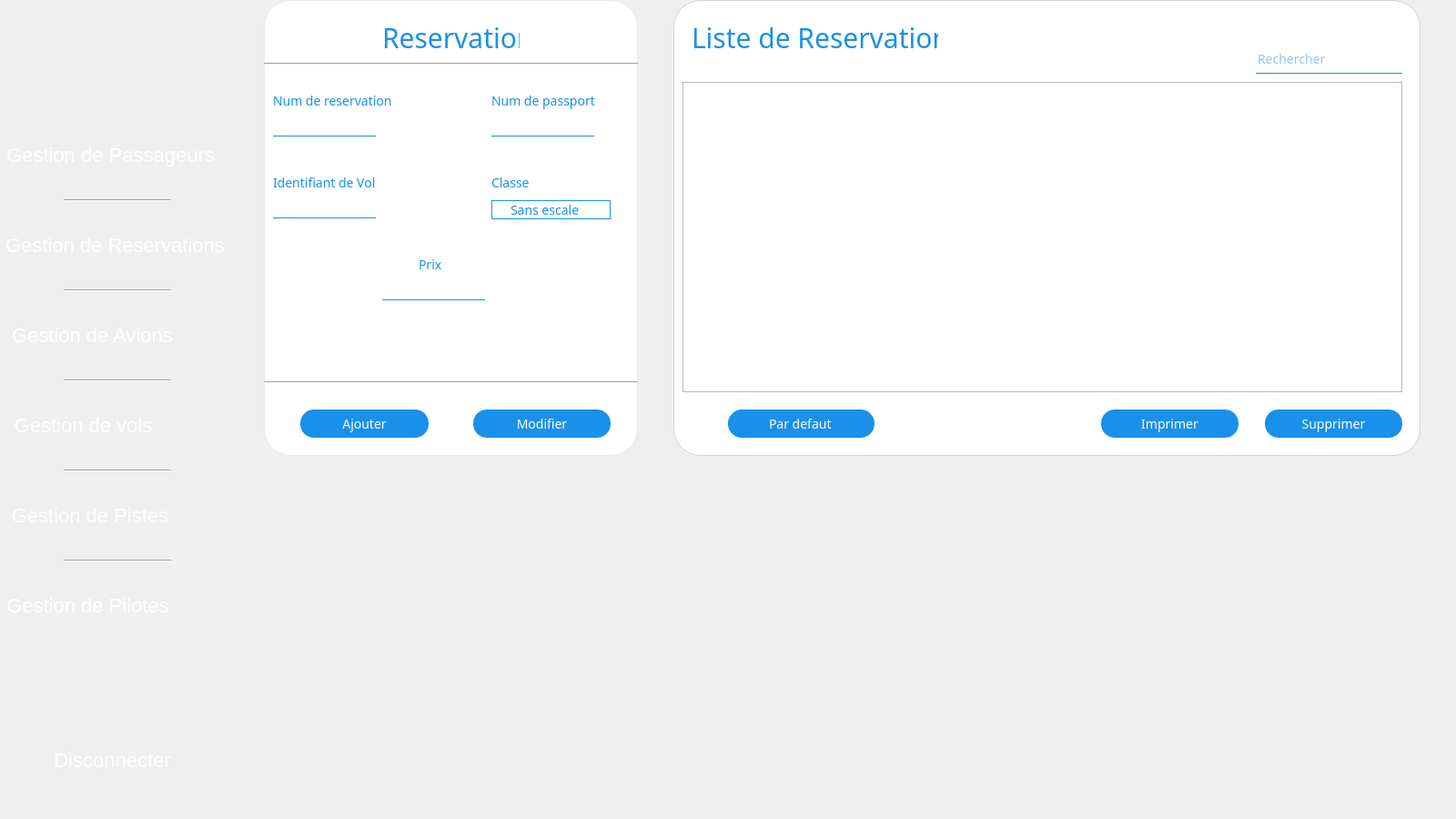
<?xml version="1.0" encoding="UTF-8"?>
<ui version="4.0">
 <class>MainWindow</class>
 <widget class="QMainWindow" name="MainWindow">
  <property name="geometry">
   <rect>
    <x>0</x>
    <y>0</y>
    <width>1600</width>
    <height>900</height>
   </rect>
  </property>
  <property name="windowTitle">
   <string>MainWindow</string>
  </property>
  <widget class="QWidget" name="centralwidget">
   <widget class="QLabel" name="label_3">
    <property name="geometry">
     <rect>
      <x>0</x>
      <y>0</y>
      <width>253</width>
      <height>901</height>
     </rect>
    </property>
    <property name="text">
     <string/>
    </property>
    <property name="pixmap">
     <pixmap resource="resources.qrc">:/img/img/Untitled-1.png</pixmap>
    </property>
    <property name="scaledContents">
     <bool>true</bool>
    </property>
   </widget>
   <widget class="QPushButton" name="pushButton_11">
    <property name="geometry">
     <rect>
      <x>0</x>
      <y>219</y>
      <width>253</width>
      <height>100</height>
     </rect>
    </property>
    <property name="styleSheet">
     <string notr="true">*{
font: 40pt  'Oswald';font-size:22px;}
QPushButton{
background: transparent;
border-radius:60px;
color: white;
qproperty-icon:url(&quot;:/icons/icons/reservation.png&quot;);
 }
QPushButton:checked {
background: white;
border-image:url(&quot;:/img/img/final.png&quot;);
color: black;
}

</string>
    </property>
    <property name="text">
     <string>Gestion de Reservations</string>
    </property>
    <property name="icon">
     <iconset resource="resources.qrc">
      <normaloff>:/reservation.png</normaloff>:/reservation.png</iconset>
    </property>
    <property name="iconSize">
     <size>
      <width>37</width>
      <height>40</height>
     </size>
    </property>
    <property name="checkable">
     <bool>true</bool>
    </property>
   </widget>
   <widget class="QPushButton" name="pushButton_12">
    <property name="geometry">
     <rect>
      <x>-50</x>
      <y>318</y>
      <width>303</width>
      <height>100</height>
     </rect>
    </property>
    <property name="styleSheet">
     <string notr="true">*{
font: 40pt  'Oswald';font-size:22px;}
QPushButton{
background: transparent;
border-radius:60px;
color: white;
qproperty-icon:url(&quot;:/icons/icons/plane.png&quot;);
 }
QPushButton:checked {
background: white;
border-image:url(&quot;:/img/img/final.png&quot;);color: black;
}</string>
    </property>
    <property name="text">
     <string>Gestion de Avions</string>
    </property>
    <property name="icon">
     <iconset resource="resources.qrc">
      <normaloff>:/plane.png</normaloff>:/plane.png</iconset>
    </property>
    <property name="iconSize">
     <size>
      <width>37</width>
      <height>40</height>
     </size>
    </property>
    <property name="checkable">
     <bool>true</bool>
    </property>
   </widget>
   <widget class="QPushButton" name="pushButton_13">
    <property name="geometry">
     <rect>
      <x>-70</x>
      <y>417</y>
      <width>323</width>
      <height>100</height>
     </rect>
    </property>
    <property name="styleSheet">
     <string notr="true">*{
font: 40pt  'Oswald';font-size:22px;}
QPushButton{
background: transparent;
border-radius:60px;
color: white;
qproperty-icon:url(&quot;:/icons/icons/tickets.png&quot;);
 }
QPushButton:checked {
background: white;
border-image:url(&quot;:/img/img/final.png&quot;);color: black;

}</string>
    </property>
    <property name="text">
     <string>Gestion de vols</string>
    </property>
    <property name="icon">
     <iconset resource="resources.qrc">
      <normaloff>:/tickets.png</normaloff>:/tickets.png</iconset>
    </property>
    <property name="iconSize">
     <size>
      <width>36</width>
      <height>40</height>
     </size>
    </property>
    <property name="checkable">
     <bool>true</bool>
    </property>
   </widget>
   <widget class="QPushButton" name="pushButton_14">
    <property name="geometry">
     <rect>
      <x>-55</x>
      <y>516</y>
      <width>308</width>
      <height>100</height>
     </rect>
    </property>
    <property name="styleSheet">
     <string notr="true">*{
font: 40pt  'Oswald';font-size:22px;}
QPushButton{
background: transparent;
border-radius:60px;
color: white;
text-align: cente;
qproperty-icon:url(&quot;:/icons/icons/runway.png&quot;);
 }
QPushButton:checked {
background: white;
border-image:url(&quot;:/img/img/final.png&quot;);color: black;
}</string>
    </property>
    <property name="text">
     <string>Gestion de Pistes</string>
    </property>
    <property name="icon">
     <iconset resource="resources.qrc">
      <normaloff>:/runway.png</normaloff>:/runway.png</iconset>
    </property>
    <property name="iconSize">
     <size>
      <width>37</width>
      <height>40</height>
     </size>
    </property>
    <property name="checkable">
     <bool>true</bool>
    </property>
   </widget>
   <widget class="QPushButton" name="pushButton_15">
    <property name="geometry">
     <rect>
      <x>-10</x>
      <y>120</y>
      <width>263</width>
      <height>100</height>
     </rect>
    </property>
    <property name="styleSheet">
     <string notr="true">*{
font: 40pt  'Oswald';font-size:22px;}
QPushButton{
background: transparent;
border-radius:60px;
color: white;
qproperty-icon:url(&quot;:/icons/icons/passager.png&quot;);
 }
QPushButton:checked {
background: white;


border-image:url(&quot;:/img/img/final.png&quot;);
color: black;
}</string>
    </property>
    <property name="text">
     <string>Gestion de Passageurs</string>
    </property>
    <property name="iconSize">
     <size>
      <width>50</width>
      <height>50</height>
     </size>
    </property>
    <property name="checkable">
     <bool>true</bool>
    </property>
    <property name="checked">
     <bool>false</bool>
    </property>
    <property name="autoDefault">
     <bool>false</bool>
    </property>
    <property name="default">
     <bool>false</bool>
    </property>
    <property name="flat">
     <bool>false</bool>
    </property>
   </widget>
   <widget class="QPushButton" name="pushButton_16">
    <property name="geometry">
     <rect>
      <x>-60</x>
      <y>615</y>
      <width>313</width>
      <height>100</height>
     </rect>
    </property>
    <property name="styleSheet">
     <string notr="true">*{
font: 40pt  'Oswald';font-size:22px;}
QPushButton{
background: transparent;
border-radius:60px;
color: white;
qproperty-icon:url(&quot;:/icons/icons/pilot.png&quot;);
}
QPushButton:checked {
background: white;
border-image:url(&quot;:/img/img/final.png&quot;);color: black;
}</string>
    </property>
    <property name="text">
     <string>Gestion de Pilotes</string>
    </property>
    <property name="iconSize">
     <size>
      <width>37</width>
      <height>40</height>
     </size>
    </property>
    <property name="checkable">
     <bool>true</bool>
    </property>
    <property name="checked">
     <bool>false</bool>
    </property>
   </widget>
   <widget class="QLabel" name="label_5">
    <property name="geometry">
     <rect>
      <x>-10</x>
      <y>-70</y>
      <width>261</width>
      <height>311</height>
     </rect>
    </property>
    <property name="text">
     <string/>
    </property>
    <property name="pixmap">
     <pixmap resource="resources.qrc">:/img/img/logo12.png</pixmap>
    </property>
    <property name="scaledContents">
     <bool>true</bool>
    </property>
   </widget>
   <widget class="QPushButton" name="pushButton">
    <property name="geometry">
     <rect>
      <x>30</x>
      <y>810</y>
      <width>187</width>
      <height>51</height>
     </rect>
    </property>
    <property name="styleSheet">
     <string notr="true">*{
font: 40pt  'Oswald';font-size:22px;}
QPushButton{
background: transparent;
border-radius:60px;
color: white;
}
QPushButton:pressed{
background: white;
border-radius:20px;
color: #1990ea;
}</string>
    </property>
    <property name="text">
     <string>Disconnecter</string>
    </property>
   </widget>
   <widget class="Line" name="line">
    <property name="geometry">
     <rect>
      <x>70</x>
      <y>219</y>
      <width>118</width>
      <height>3</height>
     </rect>
    </property>
    <property name="orientation">
     <enum>Qt::Horizontal</enum>
    </property>
   </widget>
   <widget class="Line" name="line_2">
    <property name="geometry">
     <rect>
      <x>70</x>
      <y>318</y>
      <width>118</width>
      <height>3</height>
     </rect>
    </property>
    <property name="orientation">
     <enum>Qt::Horizontal</enum>
    </property>
   </widget>
   <widget class="Line" name="line_3">
    <property name="geometry">
     <rect>
      <x>70</x>
      <y>417</y>
      <width>118</width>
      <height>3</height>
     </rect>
    </property>
    <property name="orientation">
     <enum>Qt::Horizontal</enum>
    </property>
   </widget>
   <widget class="Line" name="line_4">
    <property name="geometry">
     <rect>
      <x>70</x>
      <y>516</y>
      <width>118</width>
      <height>3</height>
     </rect>
    </property>
    <property name="orientation">
     <enum>Qt::Horizontal</enum>
    </property>
   </widget>
   <widget class="Line" name="line_5">
    <property name="geometry">
     <rect>
      <x>70</x>
      <y>615</y>
      <width>118</width>
      <height>3</height>
     </rect>
    </property>
    <property name="orientation">
     <enum>Qt::Horizontal</enum>
    </property>
   </widget>
   <widget class="QFrame" name="frame">
    <property name="geometry">
     <rect>
      <x>290</x>
      <y>0</y>
      <width>411</width>
      <height>501</height>
     </rect>
    </property>
    <property name="styleSheet">
     <string notr="true"> *{
font-family:century gothic;
color:#1990ea;
border-color:#1990ea;
font-size:14px;}
	#frame {


font-family:century gothic;
    border: 1px solid #1990ea;
    border-radius: 30px;
border-color: #eaeaea;
    margin-top: 0.5em;
background : white;
}
QFrame[frameShape=&quot;4&quot;],
QFrame[frameShape=&quot;5&quot;]
{
   border: none;
    border-bottom: 1px solid #1990ea;
}
QComboButton{
font-family:century gothic;
background:transparent;
border:none;
color:#1990ea;
border-bottom: 1px solid #1990ea;}
QLabel{
background:transparent;}

QLineEdit
{
font-family:century gothic;
background:transparent;
border:none;
color:#1990ea;
border-bottom: 1px solid #1990ea;
}
QDateTimeEdit
{
font-family:century gothic;
background:transparent;
border:none;
color:#1990ea;
border-bottom: 1px solid #1990ea;
}</string>
    </property>
    <property name="frameShape">
     <enum>QFrame::StyledPanel</enum>
    </property>
    <property name="frameShadow">
     <enum>QFrame::Raised</enum>
    </property>
    <widget class="QLabel" name="label">
     <property name="geometry">
      <rect>
       <x>130</x>
       <y>0</y>
       <width>151</width>
       <height>81</height>
      </rect>
     </property>
     <property name="styleSheet">
      <string notr="true">*{
font: 40pt  'Oswald';font-size:30px;
color: #1990ea;
}</string>
     </property>
     <property name="text">
      <string>Reservation</string>
     </property>
    </widget>
    <widget class="Line" name="line_6">
     <property name="geometry">
      <rect>
       <x>0</x>
       <y>60</y>
       <width>411</width>
       <height>20</height>
      </rect>
     </property>
     <property name="palette">
      <palette>
       <active>
        <colorrole role="WindowText">
         <brush brushstyle="SolidPattern">
          <color alpha="255">
           <red>25</red>
           <green>144</green>
           <blue>234</blue>
          </color>
         </brush>
        </colorrole>
        <colorrole role="Text">
         <brush brushstyle="SolidPattern">
          <color alpha="255">
           <red>25</red>
           <green>144</green>
           <blue>234</blue>
          </color>
         </brush>
        </colorrole>
        <colorrole role="ButtonText">
         <brush brushstyle="SolidPattern">
          <color alpha="255">
           <red>25</red>
           <green>144</green>
           <blue>234</blue>
          </color>
         </brush>
        </colorrole>
        <colorrole role="PlaceholderText">
         <brush brushstyle="NoBrush">
          <color alpha="128">
           <red>25</red>
           <green>144</green>
           <blue>234</blue>
          </color>
         </brush>
        </colorrole>
       </active>
       <inactive>
        <colorrole role="WindowText">
         <brush brushstyle="SolidPattern">
          <color alpha="255">
           <red>25</red>
           <green>144</green>
           <blue>234</blue>
          </color>
         </brush>
        </colorrole>
        <colorrole role="Text">
         <brush brushstyle="SolidPattern">
          <color alpha="255">
           <red>25</red>
           <green>144</green>
           <blue>234</blue>
          </color>
         </brush>
        </colorrole>
        <colorrole role="ButtonText">
         <brush brushstyle="SolidPattern">
          <color alpha="255">
           <red>25</red>
           <green>144</green>
           <blue>234</blue>
          </color>
         </brush>
        </colorrole>
        <colorrole role="PlaceholderText">
         <brush brushstyle="NoBrush">
          <color alpha="128">
           <red>25</red>
           <green>144</green>
           <blue>234</blue>
          </color>
         </brush>
        </colorrole>
       </inactive>
       <disabled>
        <colorrole role="WindowText">
         <brush brushstyle="SolidPattern">
          <color alpha="255">
           <red>25</red>
           <green>144</green>
           <blue>234</blue>
          </color>
         </brush>
        </colorrole>
        <colorrole role="Text">
         <brush brushstyle="SolidPattern">
          <color alpha="255">
           <red>25</red>
           <green>144</green>
           <blue>234</blue>
          </color>
         </brush>
        </colorrole>
        <colorrole role="ButtonText">
         <brush brushstyle="SolidPattern">
          <color alpha="255">
           <red>25</red>
           <green>144</green>
           <blue>234</blue>
          </color>
         </brush>
        </colorrole>
        <colorrole role="PlaceholderText">
         <brush brushstyle="NoBrush">
          <color alpha="128">
           <red>25</red>
           <green>144</green>
           <blue>234</blue>
          </color>
         </brush>
        </colorrole>
       </disabled>
      </palette>
     </property>
     <property name="orientation">
      <enum>Qt::Horizontal</enum>
     </property>
    </widget>
    <widget class="QLabel" name="label_2">
     <property name="geometry">
      <rect>
       <x>10</x>
       <y>100</y>
       <width>161</width>
       <height>21</height>
      </rect>
     </property>
     <property name="font">
      <font>
       <family>century gothic</family>
       <pointsize>-1</pointsize>
      </font>
     </property>
     <property name="styleSheet">
      <string notr="true"/>
     </property>
     <property name="text">
      <string>Num de reservation</string>
     </property>
    </widget>
    <widget class="QLineEdit" name="lineEdit_numpassreser">
     <property name="enabled">
      <bool>true</bool>
     </property>
     <property name="geometry">
      <rect>
       <x>250</x>
       <y>130</y>
       <width>113</width>
       <height>20</height>
      </rect>
     </property>
    </widget>
    <widget class="QLabel" name="label_6">
     <property name="geometry">
      <rect>
       <x>250</x>
       <y>100</y>
       <width>141</width>
       <height>21</height>
      </rect>
     </property>
     <property name="font">
      <font>
       <family>century gothic</family>
       <pointsize>-1</pointsize>
      </font>
     </property>
     <property name="styleSheet">
      <string notr="true"/>
     </property>
     <property name="text">
      <string>Num de passport</string>
     </property>
    </widget>
    <widget class="QLineEdit" name="lineEdit_idvolres">
     <property name="geometry">
      <rect>
       <x>10</x>
       <y>220</y>
       <width>113</width>
       <height>20</height>
      </rect>
     </property>
    </widget>
    <widget class="QLabel" name="label_7">
     <property name="geometry">
      <rect>
       <x>10</x>
       <y>190</y>
       <width>171</width>
       <height>21</height>
      </rect>
     </property>
     <property name="font">
      <font>
       <family>century gothic</family>
       <pointsize>-1</pointsize>
      </font>
     </property>
     <property name="styleSheet">
      <string notr="true"/>
     </property>
     <property name="text">
      <string>Identifiant de Vol</string>
     </property>
    </widget>
    <widget class="QLabel" name="label_8">
     <property name="geometry">
      <rect>
       <x>250</x>
       <y>190</y>
       <width>111</width>
       <height>21</height>
      </rect>
     </property>
     <property name="font">
      <font>
       <family>century gothic</family>
       <pointsize>-1</pointsize>
      </font>
     </property>
     <property name="styleSheet">
      <string notr="true"/>
     </property>
     <property name="text">
      <string>Classe</string>
     </property>
    </widget>
    <widget class="Line" name="line_7">
     <property name="geometry">
      <rect>
       <x>0</x>
       <y>410</y>
       <width>411</width>
       <height>20</height>
      </rect>
     </property>
     <property name="palette">
      <palette>
       <active>
        <colorrole role="WindowText">
         <brush brushstyle="SolidPattern">
          <color alpha="255">
           <red>25</red>
           <green>144</green>
           <blue>234</blue>
          </color>
         </brush>
        </colorrole>
        <colorrole role="Text">
         <brush brushstyle="SolidPattern">
          <color alpha="255">
           <red>25</red>
           <green>144</green>
           <blue>234</blue>
          </color>
         </brush>
        </colorrole>
        <colorrole role="ButtonText">
         <brush brushstyle="SolidPattern">
          <color alpha="255">
           <red>25</red>
           <green>144</green>
           <blue>234</blue>
          </color>
         </brush>
        </colorrole>
        <colorrole role="PlaceholderText">
         <brush brushstyle="NoBrush">
          <color alpha="128">
           <red>25</red>
           <green>144</green>
           <blue>234</blue>
          </color>
         </brush>
        </colorrole>
       </active>
       <inactive>
        <colorrole role="WindowText">
         <brush brushstyle="SolidPattern">
          <color alpha="255">
           <red>25</red>
           <green>144</green>
           <blue>234</blue>
          </color>
         </brush>
        </colorrole>
        <colorrole role="Text">
         <brush brushstyle="SolidPattern">
          <color alpha="255">
           <red>25</red>
           <green>144</green>
           <blue>234</blue>
          </color>
         </brush>
        </colorrole>
        <colorrole role="ButtonText">
         <brush brushstyle="SolidPattern">
          <color alpha="255">
           <red>25</red>
           <green>144</green>
           <blue>234</blue>
          </color>
         </brush>
        </colorrole>
        <colorrole role="PlaceholderText">
         <brush brushstyle="NoBrush">
          <color alpha="128">
           <red>25</red>
           <green>144</green>
           <blue>234</blue>
          </color>
         </brush>
        </colorrole>
       </inactive>
       <disabled>
        <colorrole role="WindowText">
         <brush brushstyle="SolidPattern">
          <color alpha="255">
           <red>25</red>
           <green>144</green>
           <blue>234</blue>
          </color>
         </brush>
        </colorrole>
        <colorrole role="Text">
         <brush brushstyle="SolidPattern">
          <color alpha="255">
           <red>25</red>
           <green>144</green>
           <blue>234</blue>
          </color>
         </brush>
        </colorrole>
        <colorrole role="ButtonText">
         <brush brushstyle="SolidPattern">
          <color alpha="255">
           <red>25</red>
           <green>144</green>
           <blue>234</blue>
          </color>
         </brush>
        </colorrole>
        <colorrole role="PlaceholderText">
         <brush brushstyle="NoBrush">
          <color alpha="128">
           <red>25</red>
           <green>144</green>
           <blue>234</blue>
          </color>
         </brush>
        </colorrole>
       </disabled>
      </palette>
     </property>
     <property name="styleSheet">
      <string notr="true">QFrame[frameShape=&quot;4&quot;] /* QFrame::HLine == 0x0004 */
{
    color: red;
}</string>
     </property>
     <property name="frameShadow">
      <enum>QFrame::Sunken</enum>
     </property>
     <property name="orientation">
      <enum>Qt::Horizontal</enum>
     </property>
    </widget>
    <widget class="QPushButton" name="pushButton_ajoutvol">
     <property name="geometry">
      <rect>
       <x>40</x>
       <y>450</y>
       <width>141</width>
       <height>31</height>
      </rect>
     </property>
     <property name="styleSheet">
      <string notr="true">QPushButton{
background: #1990ea;
color: white;
border-radius:15px;}  
QPushButton:hover
{
    border: 1px solid #1990ea;
color:  #1990ea;
border-radius:15px;
background: white;}  </string>
     </property>
     <property name="text">
      <string>Ajouter</string>
     </property>
    </widget>
    <widget class="QPushButton" name="pushButton_modvol">
     <property name="enabled">
      <bool>true</bool>
     </property>
     <property name="geometry">
      <rect>
       <x>230</x>
       <y>450</y>
       <width>151</width>
       <height>31</height>
      </rect>
     </property>
     <property name="styleSheet">
      <string notr="true">QPushButton{
background: #1990ea;
color: white;
border-radius:15px;}  
QPushButton:hover
{
    border: 1px solid #1990ea;
color:  #1990ea;
border-radius:15px;
background: white;}  </string>
     </property>
     <property name="text">
      <string>Modifier</string>
     </property>
    </widget>
    <widget class="QLabel" name="label_9">
     <property name="geometry">
      <rect>
       <x>170</x>
       <y>280</y>
       <width>171</width>
       <height>21</height>
      </rect>
     </property>
     <property name="font">
      <font>
       <family>century gothic</family>
       <pointsize>-1</pointsize>
      </font>
     </property>
     <property name="styleSheet">
      <string notr="true"/>
     </property>
     <property name="text">
      <string>Prix</string>
     </property>
    </widget>
    <widget class="QLineEdit" name="lineEdit_prixreser">
     <property name="geometry">
      <rect>
       <x>130</x>
       <y>310</y>
       <width>113</width>
       <height>20</height>
      </rect>
     </property>
    </widget>
    <widget class="QComboBox" name="comboBox_classeres">
     <property name="geometry">
      <rect>
       <x>250</x>
       <y>220</y>
       <width>131</width>
       <height>21</height>
      </rect>
     </property>
     <property name="styleSheet">
      <string notr="true">
QComboBox{
border-bottom: 1px solid #1990ea;
background:transparent;
font-family:century gothic;
subcontrol-position: top right;
border: 1px solid #1990ea;
 padding: 1px 0px 1px 20px;
subcontrol-origin: padding;
color:#1990ea;
border-radius:15px;}  
QComboBox:hover
{
    border: 1px solid #1990ea;
color:  #1990ea;
border-radius:15px;
background: white;}  
QComboBox QAbstractItemView
{
    border: 2px solid #1990ea;
    color: #1990ea;
    
}

QComboBox::drop-down
{
     subcontrol-origin: padding;
     subcontrol-position: top right;
     width: 15px;
     color: blue;
     border-left-width: 0px;
     border-left-color: #1990ea;
     border-left-style: solid; /* just a single line */
     border-top-right-radius: 3px; /* same radius as the QComboBox */
     border-bottom-right-radius: 3px;
     padding-left: 10px;
 }</string>
     </property>
     <item>
      <property name="text">
       <string>Sans escale</string>
      </property>
     </item>
     <item>
      <property name="text">
       <string>Avec escale</string>
      </property>
     </item>
    </widget>
    <widget class="QLineEdit" name="lineEdit_numres">
     <property name="geometry">
      <rect>
       <x>10</x>
       <y>130</y>
       <width>113</width>
       <height>20</height>
      </rect>
     </property>
    </widget>
   </widget>
   <widget class="QLabel" name="label_11">
    <property name="geometry">
     <rect>
      <x>253</x>
      <y>0</y>
      <width>1347</width>
      <height>900</height>
     </rect>
    </property>
    <property name="text">
     <string/>
    </property>
    <property name="pixmap">
     <pixmap resource="resources.qrc">:/img/img/bg3.png</pixmap>
    </property>
   </widget>
   <widget class="QFrame" name="frame_2">
    <property name="geometry">
     <rect>
      <x>740</x>
      <y>0</y>
      <width>821</width>
      <height>501</height>
     </rect>
    </property>
    <property name="styleSheet">
     <string notr="true"> *{
font-family:century gothic;
color:#1990ea;
border-color:#1990ea;
font-size:14px;}
	#frame_2{


font-family:century gothic;
    border: 1px solid #1990ea;
    border-radius: 30px;
border-color: lightgray;
    margin-top: 0.5em;
background : white;
}
</string>
    </property>
    <property name="frameShape">
     <enum>QFrame::StyledPanel</enum>
    </property>
    <property name="frameShadow">
     <enum>QFrame::Raised</enum>
    </property>
    <widget class="QLabel" name="label_18">
     <property name="geometry">
      <rect>
       <x>20</x>
       <y>0</y>
       <width>271</width>
       <height>81</height>
      </rect>
     </property>
     <property name="styleSheet">
      <string notr="true">*{
font: 40pt  'Oswald';font-size:30px;
color: #1990ea;
}</string>
     </property>
     <property name="text">
      <string>Liste de Reservation</string>
     </property>
    </widget>
    <widget class="QTableView" name="tableView">
     <property name="geometry">
      <rect>
       <x>10</x>
       <y>90</y>
       <width>791</width>
       <height>341</height>
      </rect>
     </property>
     <property name="styleSheet">
      <string notr="true">



QScrollBar:vertical {
    background: rgb(188, 224, 235);
            border: 0px solid #999999;
            width:10px;    

margin: 0px 0px 0px 0px;
}
 QScrollBar::handle:vertical {
    background: rgb(71, 153, 176);
          	border: 0px solid red;
            min-height: 0px;
			border-radius: 8px;

	 }
QScrollBar:horizontal {
    background: rgb(188, 224, 235);
            border: 0px solid #999999;
margin: 0px 0px 0px 0px;

}
 QScrollBar::handle:horizontal {
    background: rgb(71, 153, 176);
                     	border: 0px solid red;
            min-height: 0px;
			border-radius: 8px;
            width:10px;    


 }</string>
     </property>
     <property name="selectionMode">
      <enum>QAbstractItemView::ContiguousSelection</enum>
     </property>
     <property name="selectionBehavior">
      <enum>QAbstractItemView::SelectRows</enum>
     </property>
     <attribute name="horizontalHeaderHighlightSections">
      <bool>false</bool>
     </attribute>
    </widget>
    <widget class="QLineEdit" name="lineEdit_rechidvol">
     <property name="geometry">
      <rect>
       <x>640</x>
       <y>50</y>
       <width>161</width>
       <height>31</height>
      </rect>
     </property>
     <property name="styleSheet">
      <string notr="true">QLineEdit
{
font-family:century gothic;
background:transparent;
border:none;
color:#1990ea;
border-bottom: 1px solid #1990ea;

}</string>
     </property>
     <property name="placeholderText">
      <string>Rechercher</string>
     </property>
    </widget>
    <widget class="QLabel" name="label_4">
     <property name="geometry">
      <rect>
       <x>770</x>
       <y>53</y>
       <width>21</width>
       <height>21</height>
      </rect>
     </property>
     <property name="styleSheet">
      <string notr="true"/>
     </property>
     <property name="text">
      <string/>
     </property>
     <property name="pixmap">
      <pixmap resource="resources.qrc">:/img/img/chercher.png</pixmap>
     </property>
     <property name="scaledContents">
      <bool>true</bool>
     </property>
    </widget>
    <widget class="QPushButton" name="pushButton_suppvol">
     <property name="geometry">
      <rect>
       <x>650</x>
       <y>450</y>
       <width>151</width>
       <height>31</height>
      </rect>
     </property>
     <property name="styleSheet">
      <string notr="true">QPushButton{
background: #1990ea;
color: white;
border-radius:15px;}  
QPushButton:hover
{
    border: 1px solid #1990ea;
color:  #1990ea;
border-radius:15px;
background: white;}  </string>
     </property>
     <property name="text">
      <string>Supprimer</string>
     </property>
    </widget>
    <widget class="QPushButton" name="pushButton_impvol">
     <property name="geometry">
      <rect>
       <x>470</x>
       <y>450</y>
       <width>151</width>
       <height>31</height>
      </rect>
     </property>
     <property name="styleSheet">
      <string notr="true">QPushButton{
background: #1990ea;
color: white;
border-radius:15px;}  
QPushButton:hover
{
    border: 1px solid #1990ea;
color:  #1990ea;
border-radius:15px;
background: white;}  </string>
     </property>
     <property name="text">
      <string>Imprimer</string>
     </property>
    </widget>
    <widget class="QComboBox" name="comboBox">
     <property name="geometry">
      <rect>
       <x>60</x>
       <y>450</y>
       <width>161</width>
       <height>31</height>
      </rect>
     </property>
     <property name="styleSheet">
      <string notr="true">QComboBox{
background: #1990ea;
subcontrol-position: top right;
    border-style: solid;
    border: 1px solid #1990ea;
 padding: 1px 0px 1px 44px;
subcontrol-origin: padding;
color: white;
border-radius:15px;}  
QComboBox:hover
{
    border: 1px solid #1990ea;
color:  #1990ea;
border-radius:15px;
background: white;}  
QComboBox QAbstractItemView
{
    border: 2px solid #1990ea;
    color: #1990ea;
    
}

QComboBox::drop-down
{
     subcontrol-origin: padding;
     subcontrol-position: top right;
     width: 15px;
     color: blue;
     border-left-width: 0px;
     border-left-color: #1990ea;
     border-left-style: solid; /* just a single line */
     border-top-right-radius: 3px; /* same radius as the QComboBox */
     border-bottom-right-radius: 3px;
     padding-left: 10px;
 }</string>
     </property>
     <item>
      <property name="text">
       <string>Par defaut</string>
      </property>
     </item>
     <item>
      <property name="text">
       <string>Num de reservation</string>
      </property>
     </item>
     <item>
      <property name="text">
       <string>Num de passport</string>
      </property>
     </item>
     <item>
      <property name="text">
       <string>Identifiant de vol</string>
      </property>
     </item>
     <item>
      <property name="text">
       <string>Classe</string>
      </property>
     </item>
     <item>
      <property name="text">
       <string>Prix</string>
      </property>
     </item>
    </widget>
    <widget class="QLabel" name="label_12">
     <property name="geometry">
      <rect>
       <x>10</x>
       <y>440</y>
       <width>51</width>
       <height>51</height>
      </rect>
     </property>
     <property name="text">
      <string/>
     </property>
     <property name="pixmap">
      <pixmap resource="resources.qrc">:/img/img/sort.png</pixmap>
     </property>
     <property name="scaledContents">
      <bool>true</bool>
     </property>
    </widget>
   </widget>
   <zorder>label_11</zorder>
   <zorder>label_3</zorder>
   <zorder>pushButton_12</zorder>
   <zorder>pushButton_13</zorder>
   <zorder>pushButton_14</zorder>
   <zorder>pushButton_16</zorder>
   <zorder>label_5</zorder>
   <zorder>pushButton_15</zorder>
   <zorder>pushButton_11</zorder>
   <zorder>pushButton</zorder>
   <zorder>line</zorder>
   <zorder>line_2</zorder>
   <zorder>line_3</zorder>
   <zorder>line_4</zorder>
   <zorder>line_5</zorder>
   <zorder>frame</zorder>
   <zorder>frame_2</zorder>
  </widget>
  <widget class="QMenuBar" name="menubar">
   <property name="geometry">
    <rect>
     <x>0</x>
     <y>0</y>
     <width>1600</width>
     <height>22</height>
    </rect>
   </property>
  </widget>
 </widget>
 <resources>
  <include location="resources.qrc"/>
 </resources>
 <connections/>
</ui>
